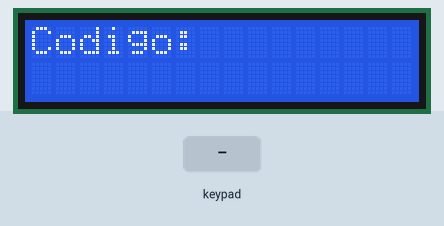
Simulated run of this sketch. Board: ESP32. Parts: 16×2 character LCD. The test bench sets the inputs (shaded band). What the sketch prints to the serial monitor is not drawn.

Above: at 1.2 s.
1.3 s: keypad keys 1 7 1 6 4 1 5 pressed 0.4 s apart
At 4.5 s:
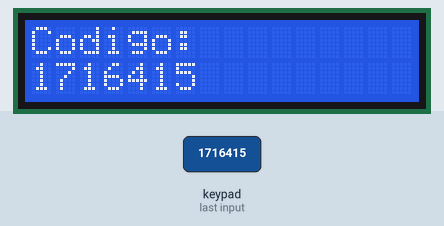
5.6 s: key '1' pressed
At 6.1 s:
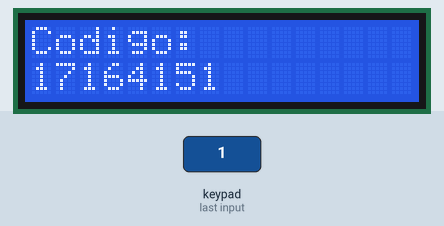
7.1 s: key '2' pressed
At 8.3 s:
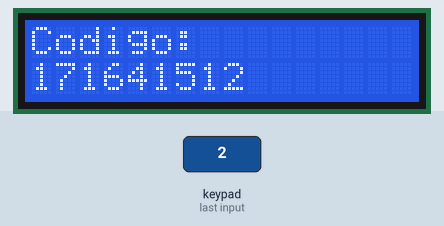
8.6 s: keypad keys 1 7 1 6 4 1 5 # pressed 0.4 s apart
At 11.4 s:
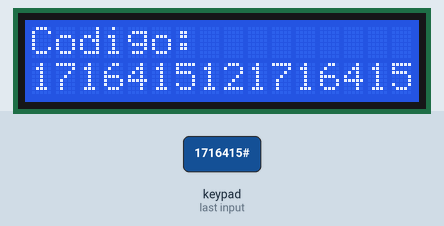
Timing chart, 0 to 12.9 s (numbered marks = the images above; inputs shaded):
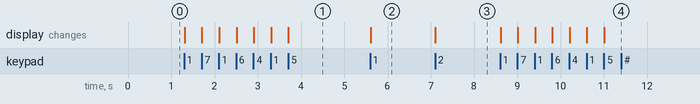

Measured:
- after the input at 1.3 s, the display: first changes at once (image 1 shows a later state)
- after the input at 5.6 s, the display: changes at once (image 2)
- after the input at 7.1 s, the display: changes at once (image 3)
- after the input at 8.6 s, the display: first changes at once (image 4 shows a later state)

The sketch:

prueba_lcd_teclado.ino
```cpp
#include <Keypad.h>
#include <LiquidCrystal.h>

// Configuración de la pantalla LCD (RS, EN, D4, D5, D6, D7)
LiquidCrystal My_LCD(13, 12, 14, 27, 26, 25);

// Configuración del teclado matricial
const byte FILAS = 4;
const byte COLUMNAS = 4;

// Mapeo de teclas en el teclado 4x4
char teclas[FILAS][COLUMNAS] = {
  {'1', '2', '3', 'A'},
  {'4', '5', '6', 'B'},
  {'7', '8', '9', 'C'},
  {'*', '0', '#', 'D'}
};

// Pines de la ESP32 conectados al teclado
byte pinesFilas[FILAS] = {17, 16, 4, 15};
byte pinesColumnas[COLUMNAS] = {21, 19, 18, 5};

// Inicializar teclado
Keypad teclado = Keypad(makeKeymap(teclas), pinesFilas, pinesColumnas, FILAS, COLUMNAS);

String codigo = "";  // Almacena la secuencia de números

void setup() {
  Serial.begin(115200);
  My_LCD.begin(16, 2);  // Inicializar LCD
  My_LCD.clear();
  My_LCD.print("Codigo:");
  My_LCD.setCursor(0, 1);
}

void loop() {
  char tecla = teclado.getKey(); // Leer la tecla presionada

  if (tecla) { // Si hay una tecla presionada
    if (isdigit(tecla)) { // Solo aceptar números
      if (codigo.length() < 16) { // No desbordar la pantalla
        codigo += tecla;
      } else {
        codigo = tecla; // Si llena la pantalla, reiniciar
      }

      Serial.println(codigo); // Mostrar en el monitor serial

      My_LCD.clear();
      My_LCD.setCursor(0, 0);
      My_LCD.print("Codigo:");
      My_LCD.setCursor(0, 1);
      My_LCD.print(codigo);
    }
  }
}
```
